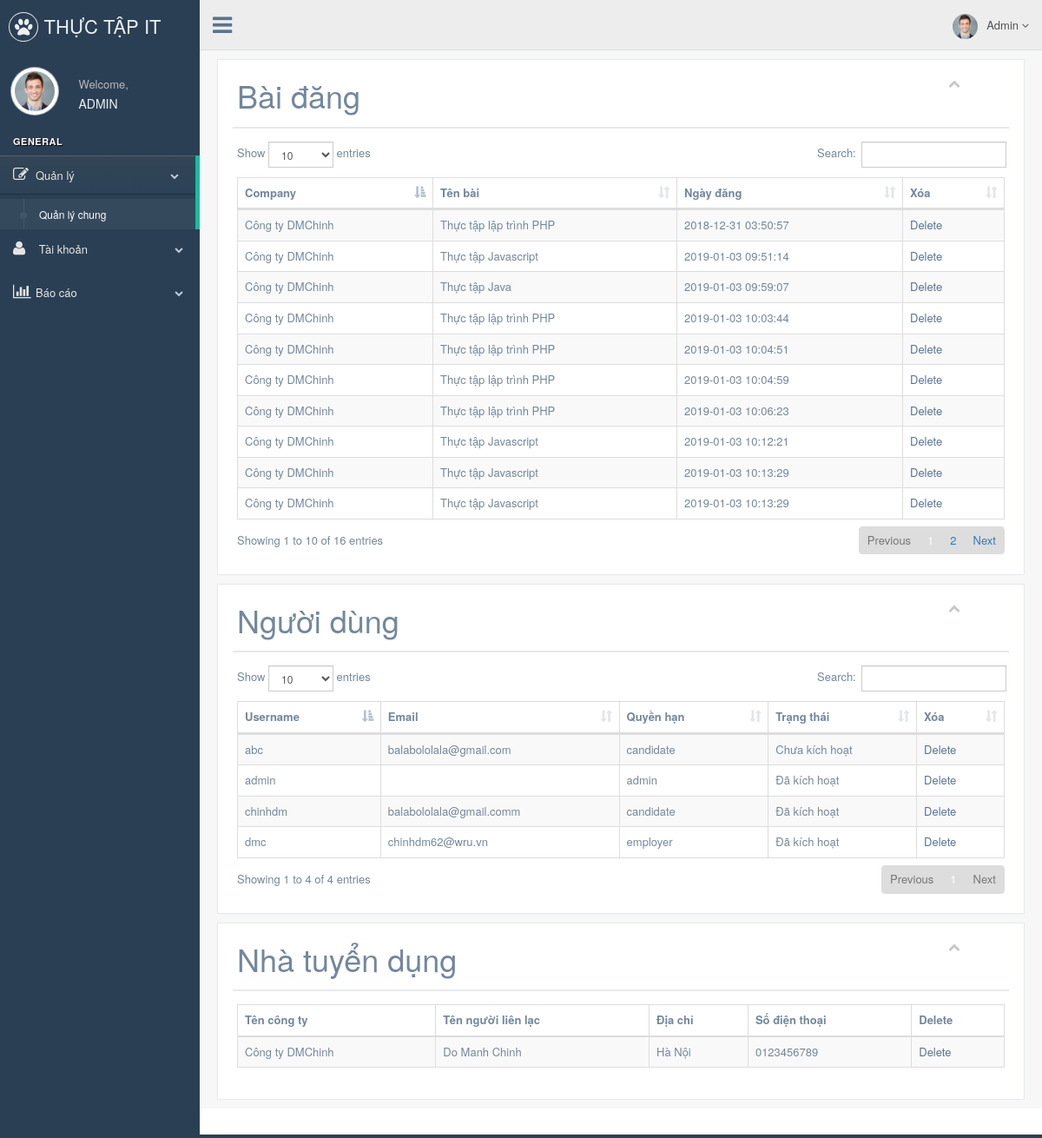
Screenshot of /Sources/admin/production/mag.php with the database file from the repository.
### tables this page shows
CREATE TABLE `job_posting` (
  `id` int(10) NOT NULL,
  `id_employer` int(10) DEFAULT NULL,
  `time_post` datetime DEFAULT NULL,
  `title` varchar(100) DEFAULT NULL,
  `work_place` varchar(100) DEFAULT NULL,
  `job_skills` varchar(100) DEFAULT NULL,
  `type_work` varchar(100) DEFAULT NULL,
  `deadline` date DEFAULT NULL,
  `content_job` longtext,
  `num_click` int(10) DEFAULT '0'
);

CREATE TABLE `employer` (
  `id` int(10) NOT NULL,
  `id_users` int(10) NOT NULL,
  `per_contact` varchar(100) DEFAULT NULL COMMENT 'người liên lạc',
  `address` varchar(500) DEFAULT NULL COMMENT 'địa chỉ',
  `phonenumber` varchar(20) DEFAULT NULL COMMENT 'số điện thoại',
  `description` text COMMENT 'mô tả cty',
  `logo` text,
  `build_date` date DEFAULT NULL COMMENT 'ngày thành lập',
  `name_company` varchar(100) DEFAULT NULL COMMENT 'tên công ty'
);

CREATE TABLE `users` (
  `id` int(10) NOT NULL,
  `username` varchar(100) DEFAULT NULL,
  `password` text,
  `email` varchar(100) DEFAULT NULL,
  `level` int(1) NOT NULL COMMENT 'phân quyền',
  `status` int(1) NOT NULL COMMENT '1:activated, 0:none-activate'
);

### Sources/Connection.php (called while the page is built, shortened)
<?php
class Database {
    private static $conn = NULl;
    public static function getConnection() {
        if (!isset(self::$conn)) {
            try {
                self::$conn = mysqli_connect('localhost','root', '', 'searchjobit');
            } catch (Exception $ex) {
                die($ex->getMessage());
            }
        }
        return self::$conn;
    }
}
?>

### Sources/admin/production/mag.php (the view, shortened to what this page needs)
<?php require_once('layout/header.php'); ?>
  <body class="nav-md">
    <div class="container body">
      <div class="main_container">
        <div class="col-md-3 left_col">
          <div class="left_col scroll-view">
            <div class="navbar nav_title" style="border: 0;">
              <a href="index.php" class="site_title"><i class="fa fa-paw"></i> <span>THỰC TẬP IT</span></a>
            </div>
            <?php require_once('layout/menu_profile_quick_info.php');?>
            <br />
            <?php require_once('layout/sidebar.php');?>
        </div>
      </div>
        <?php require_once('layout/top_navigation.php');?>
        <div class="right_col" role="main">
          <div class="">
            <div class="row">
              <div class="col-md-12 col-sm-12 col-xs-12">
                <div class="x_panel">
                  <div class="x_title">
                    <ul class="nav navbar-left panel_toolbox">
                      <li><h1>Bài đăng</h1></li>
                    </ul>
                    <ul class="nav navbar-right panel_toolbox">
                      <li><a class="collapse-link"><i class="fa fa-chevron-up"></i></a>
                      </li>
                    </ul>
                    <div class="clearfix"></div>
                  </div>
                  <div class="x_content">
                    <table id="datatable_job" class="table table-striped table-bordered">
                      <thead>
                        <tr>
                          <th>Company</th>
                          <th>Tên bài</th>
                          <th>Ngày đăng</th>
                          <th>Xóa</th>
                        </tr>
                      </thead>
                      <tbody>
                        <?php
                          require_once('../../connection.php');
                          $result = mysqli_query(Database::getConnection(), 'SELECT * from employer, job_posting where (employer.id = job_posting.id_employer)');
                          while($data = mysqli_fetch_assoc($result)) {
                            echo "
                              <tr>
                                <td>$data[name_company]</td>
                                <td>$data[title]</td>
                                <td>$data[time_post]</td>
                                <td><a href='#'>Delete</a></td>
                              </tr>
                            ";
                          }
                        ?>
                      </tbody>
                    </table>
                  </div>
                </div>
              </div>
              <div class="col-md-12 col-sm-12 col-xs-12">
                <div class="x_panel">
                  <div class="x_title">
                    <ul class="nav navbar-left panel_toolbox">
                      <li><h1>Người dùng</h1></li>
                    </ul>
                    <ul class="nav navbar-right panel_toolbox">
                      <li><a class="collapse-link"><i class="fa fa-chevron-up"></i></a>
                      </li>
                    </ul>
                    <div class="clearfix"></div>
                  </div>
                  <div class="x_content">
                    <table id="datatable_users" class="table table-striped table-bordered">
                      <thead>
                        <tr>
                          <th>Username</th>
                          <th>Email</th>
                          <th>Quyền hạn</th>
                          <th>Trạng thái</th>
                          <th>Xóa</th>
                        </tr>
                      </thead>
                      <tbody>
                        <?php
                          require_once('../../connection.php');
                          $result = mysqli_query(Database::getConnection(), 'SELECT username, email, level, status from users');
                          while($data = mysqli_fetch_assoc($result)) {
                            if ($data['level'] == 1) {
                              $level = 'candidate';
                            }
                            if ($data['level'] == 2) {
                              $level = 'employer';
                            }
                            if ($data['level'] == 3) {
                              $level = 'admin';
                            }
                            if ($data['status'] == 0) {
                              $status = 'Chưa kích hoạt';
                            }
                            if ($data['status'] == 1) {
                              $status = 'Đã kích hoạt';
                            }
                            echo "
                              <tr>
                                <td>$data[username]</td>
                                <td>$data[email]</td>
                                <td>$level</td>
                                <td>$status</td>
                                <td><a href='#'>Delete</a></td>
                              </tr>
                            ";
                          }
                        ?>
                      </tbody>
                    </table>
                  </div>
                </div>
              </div>
              <div class="col-md-12 col-sm-12 col-xs-12">
                <div class="x_panel">
                  <div class="x_title">
                    <ul class="nav navbar-left panel_toolbox">
                      <li><h1>Nhà tuyển dụng</h1></li>
                    </ul>
                    <ul class="nav navbar-right panel_toolbox">
                      <li><a class="collapse-link"><i class="fa fa-chevron-up"></i></a>
                      </li>
                    </ul>
                    <div class="clearfix"></div>
                  </div>
                  <div class="x_content">
                    <table id="datatable_emp" class="table table-striped table-bordered">
                      <thead>
                        <tr>
                          <th>Tên công ty</th>
                          <th>Tên người liên lạc</th>
                          <th>Địa chỉ</th>
                          <th>Số điện thoại</th>
                          <th>Delete</th>
                        </tr>
                      </thead>
                      <tbody>
                        <?php
                          require_once('../../connection.php');
                          $result = mysqli_query(Database::getConnection(), 'SELECT * from employer');
                          while($data = mysqli_fetch_assoc($result)) {
                            echo "
                              <tr>
                                <td>$data[name_company]</td>
                                <td>$data[per_contact]</td>
                                <td>$data[address]</td>
                                <td>$data[phonenumber]</td>
                                <td><a href='#'>Delete</a></td>
                              </tr>
                            ";
                          }
                        ?>
                      </tbody>
                    </table>
                  </div>
                </div>
              </div>
            </div>
          </div>
        </div>
        <footer>
        </footer>
      </div>
    </div>
<?php require_once('layout/footer.php'); ?>

### rows the page displays
job_posting: id_employer.name_company "Công ty DMChinh", title "Thực tập lập trình PHP", time_post "2018-12-31 03:50:57"
job_posting: id_employer.name_company "Công ty DMChinh", title "Thực tập Javascript", time_post "2019-01-03 09:51:14"
job_posting: id_employer.name_company "Công ty DMChinh", title "Thực tập Java", time_post "2019-01-03 09:59:07"
job_posting: id_employer.name_company "Công ty DMChinh", title "Thực tập lập trình PHP", time_post "2019-01-03 10:03:44"
job_posting: id_employer.name_company "Công ty DMChinh", title "Thực tập lập trình PHP", time_post "2019-01-03 10:04:51"
job_posting: id_employer.name_company "Công ty DMChinh", title "Thực tập lập trình PHP", time_post "2019-01-03 10:04:59"
job_posting: id_employer.name_company "Công ty DMChinh", title "Thực tập lập trình PHP", time_post "2019-01-03 10:06:23"
job_posting: id_employer.name_company "Công ty DMChinh", title "Thực tập Javascript", time_post "2019-01-03 10:12:21"
job_posting: id_employer.name_company "Công ty DMChinh", title "Thực tập Javascript", time_post "2019-01-03 10:13:29"
job_posting: id_employer.name_company "Công ty DMChinh", title "Thực tập Javascript", time_post "2019-01-03 10:13:29"
users: username "admin", level "admin", status "Đã kích hoạt"
users: username "chinhdm", email "balabololala@gmail.comm", level "candidate", status "Đã kích hoạt"
users: username "dmc", email "chinhdm62@wru.vn", level "employer", status "Đã kích hoạt"
users: username "abc", email "balabololala@gmail.com", level "candidate", status "Chưa kích hoạt"
employer: name_company "Công ty DMChinh", per_contact "Do Manh Chinh", address "Hà Nội", phonenumber "0123456789"
